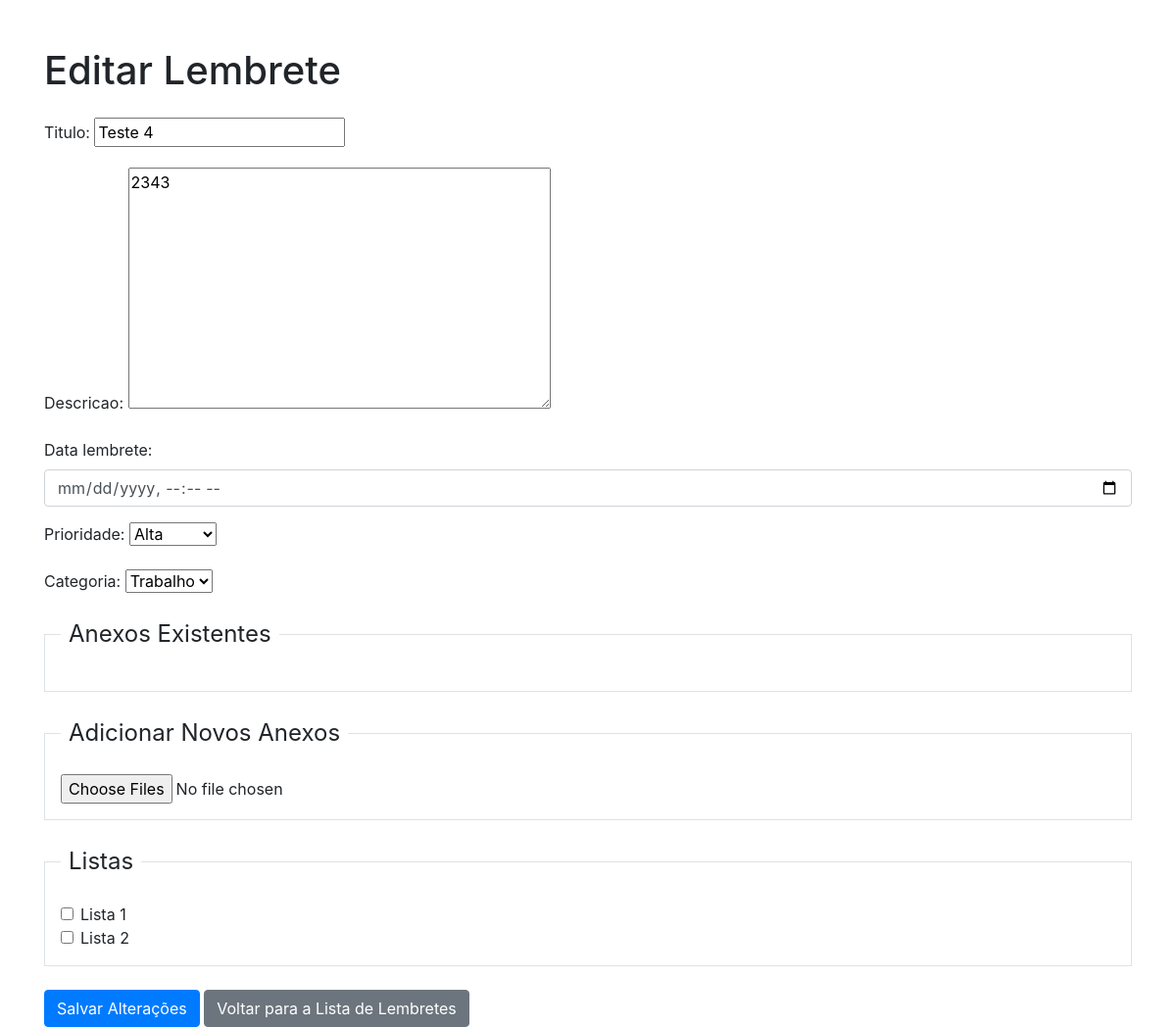
Before: /lembretes/lembretes/edit/65/ (signed in) with the older database file.
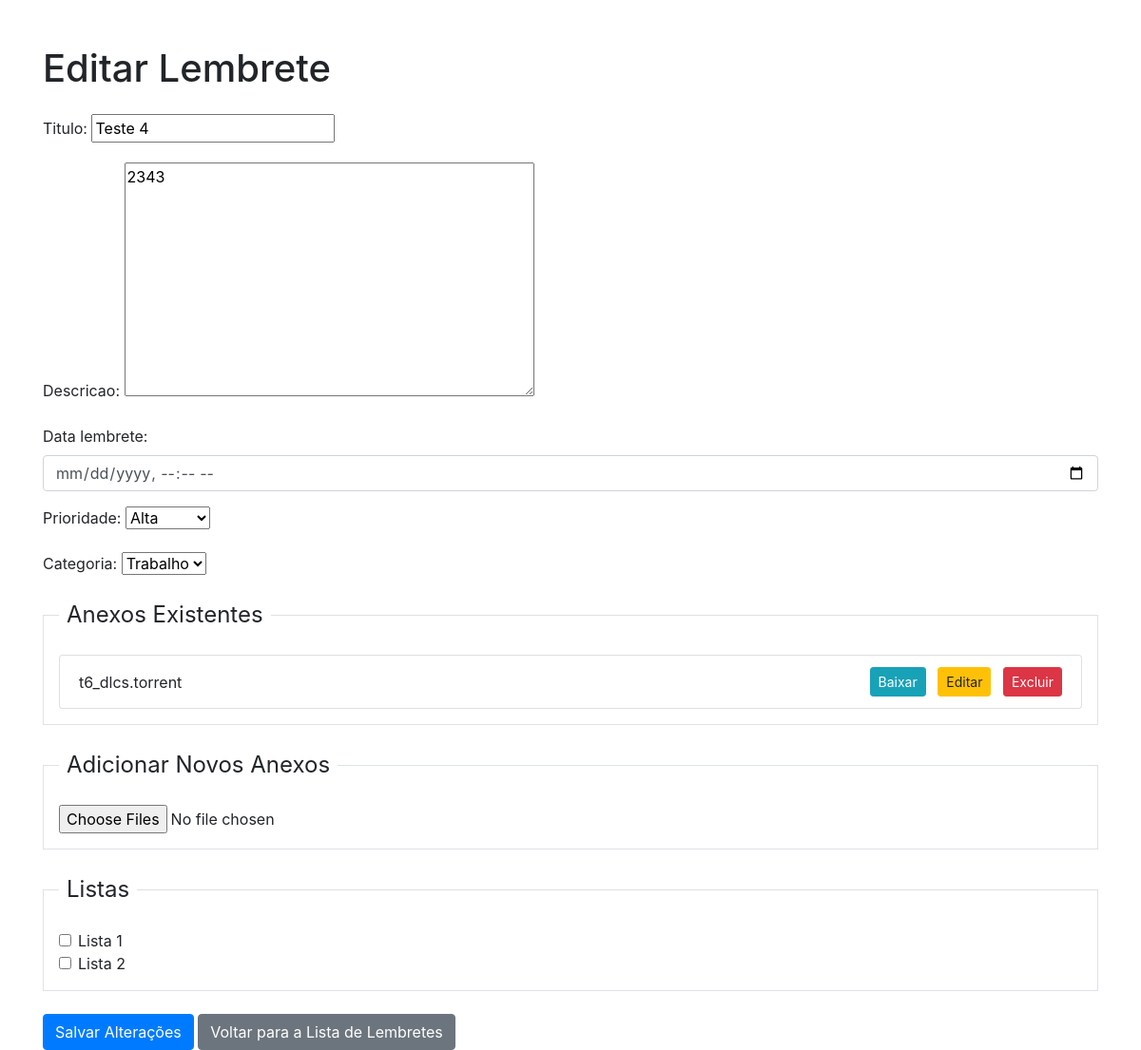
After: the same page with the newer database file.
### lembretes/models.py (models this page shows, shortened)
class Lista(models.Model):
    nome = models.CharField(max_length=100)
    descricao = models.TextField(blank=True, null=True)
    usuario = models.ForeignKey(User, on_delete=models.CASCADE)

class Anexo(models.Model):
    arquivo = models.FileField(upload_to='anexos/')
    descricao = models.TextField(blank=True, null=True)
    lembrete = models.ForeignKey('Lembrete', related_name='anexos', on_delete=models.CASCADE)

### lembretes/views.py (the view)
# urls.py: path('lembretes/edit/<int:id>/', views.edit_lembrete, name='edit_lembrete'),
@login_required
def edit_lembrete(request, id):
    lembrete = get_object_or_404(Lembrete, id=id)
    listas = Lista.objects.all()
    lembrete_listas_ids = list(lembrete.listas.values_list('id', flat=True))
    if request.method == 'POST':
        form = LembreteForm(request.POST, instance=lembrete)
        if form.is_valid():
            lembrete = form.save(commit=False)
            lembrete.user = request.user
            lembrete.save()
            listas_ids = request.POST.getlist('listas')
            lembrete.listas.set(listas_ids)
            for file in request.FILES.getlist('anexos'):
                Anexo.objects.create(lembrete=lembrete, arquivo=file, descricao=file.name)
            return redirect('lista_lembretes')
    else:
        form = LembreteForm(instance=lembrete)
    return render(request, 'lembretes/edit_lembrete.html', {
        'form': form,
        'listas': listas,
        'lembrete_listas_ids': lembrete_listas_ids,
        'lembrete': lembrete
    })

### lembretes/forms.py
class LembreteForm(forms.ModelForm):
    class Meta:
        model = Lembrete
        fields = ['titulo', 'descricao', 'data_lembrete', 'prioridade', 'categoria']
        widgets = {
            'listas': forms.CheckboxSelectMultiple(),
            'data_lembrete': forms.DateTimeInput(attrs={
                'type': 'datetime-local',
                'class': 'form-control'
            }),
        }

### categorias/models.py (called while the page is built)
    def __str__(self):
        return self.nome

### lembretes/templates/lembretes/edit_lembrete.html (shortened to what this page needs)
<!DOCTYPE html>
<html lang="en">
<head>
    <link href="https://stackpath.bootstrapcdn.com/bootstrap/4.5.2/css/bootstrap.min.css" rel="stylesheet">
    <link rel="stylesheet" href="https://cdnjs.cloudflare.com/ajax/libs/flatpickr/4.6.13/flatpickr.min.css">
</head>
<body>
    <div class="container mt-5">
        <h1 class="mb-4">Editar Lembrete</h1>
        <form method="post" enctype="multipart/form-data">
            {{ form.as_p }}
            <fieldset class="border p-3 mb-4">
                <legend class="w-auto px-2">Anexos Existentes</legend>
                <ul class="list-group">
                    {% for anexo in lembrete.anexos.all %}
                    <li class="list-group-item d-flex justify-content-between align-items-center">
                        {{ anexo.descricao }}
                        <div>
                            <a href="{{ anexo.arquivo.url }}" class="btn btn-info btn-sm mr-2">Baixar</a>
                            <a href="{% url 'edit_anexo' anexo.id %}" class="btn btn-warning btn-sm mr-2">Editar</a>
                            <a href="{% url 'delete_anexo' anexo.id %}" class="btn btn-danger btn-sm">Excluir</a>
                        </div>
                    </li>
                    {% endfor %}
                </ul>
            </fieldset>
            <fieldset class="border p-3 mb-4">
                <legend class="w-auto px-2">Adicionar Novos Anexos</legend>
                <input type="file" name="anexos" multiple class="form-control-file">
            </fieldset>
            <fieldset class="border p-3 mb-4">
                <legend class="w-auto px-2">Listas</legend>
                {% for lista in listas %}
                <div class="form-check">
                    <input type="checkbox" name="listas" value="{{ lista.id }}" id="lista_{{ lista.id }}"
                    {% if lista.id in lembrete_listas_ids %} checked {% endif %} class="form-check-input">
                    <label class="form-check-label" for="lista_{{ lista.id }}">{{ lista.nome }}</label>
                </div>
                {% endfor %}
            </fieldset>
            <button type="submit" class="btn btn-primary">Salvar Alterações</button>
            <a href="{% url 'lista_lembretes' %}" class="btn btn-secondary">Voltar para a Lista de Lembretes</a>
        </form>
    </div>
</body>
</html>

Changed rows visible on the page:
added Anexo: descricao "t6_dlcs.torrent"
